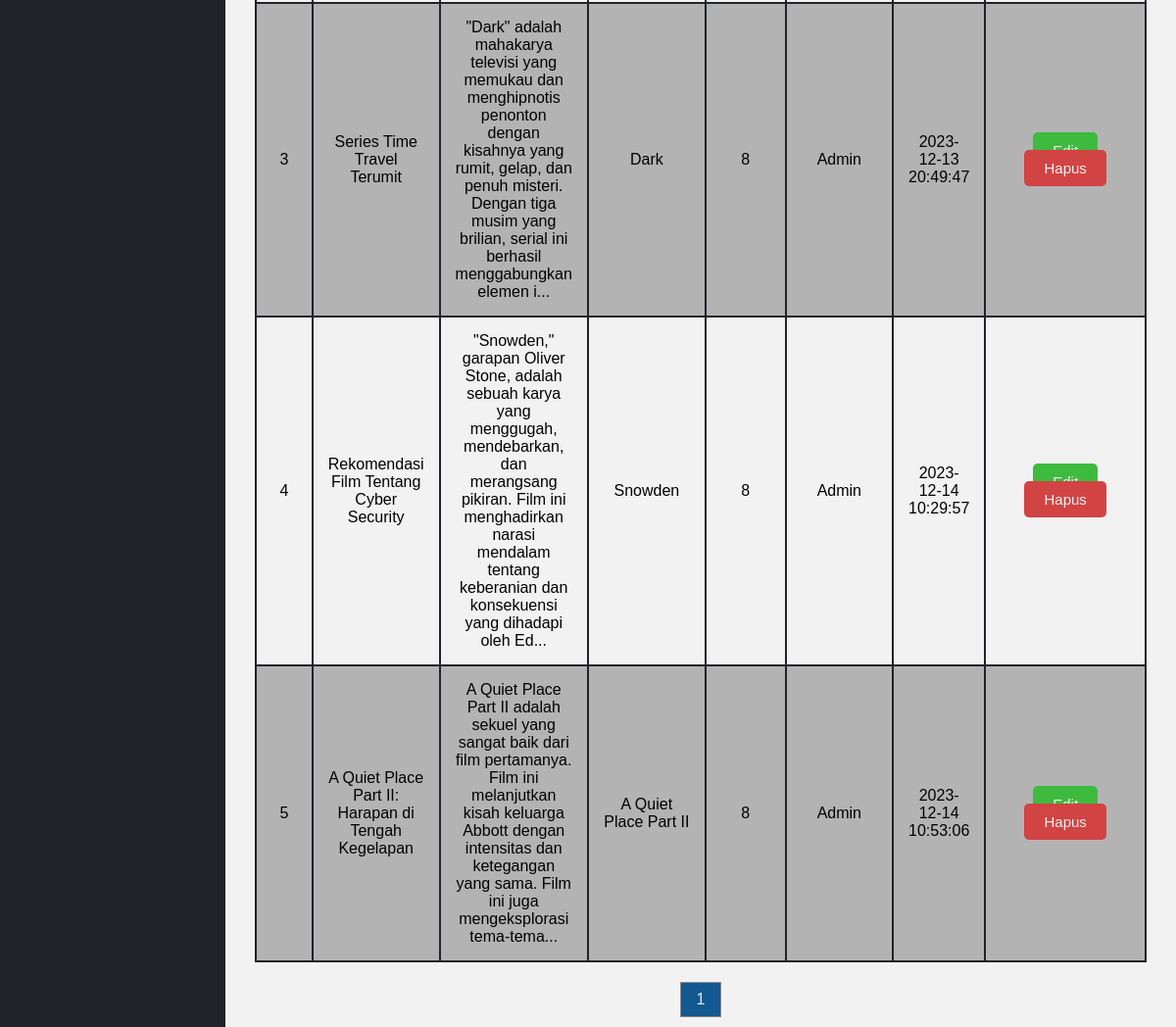
Before: /admin/data-review.php (signed in, lower part) with the older database file.
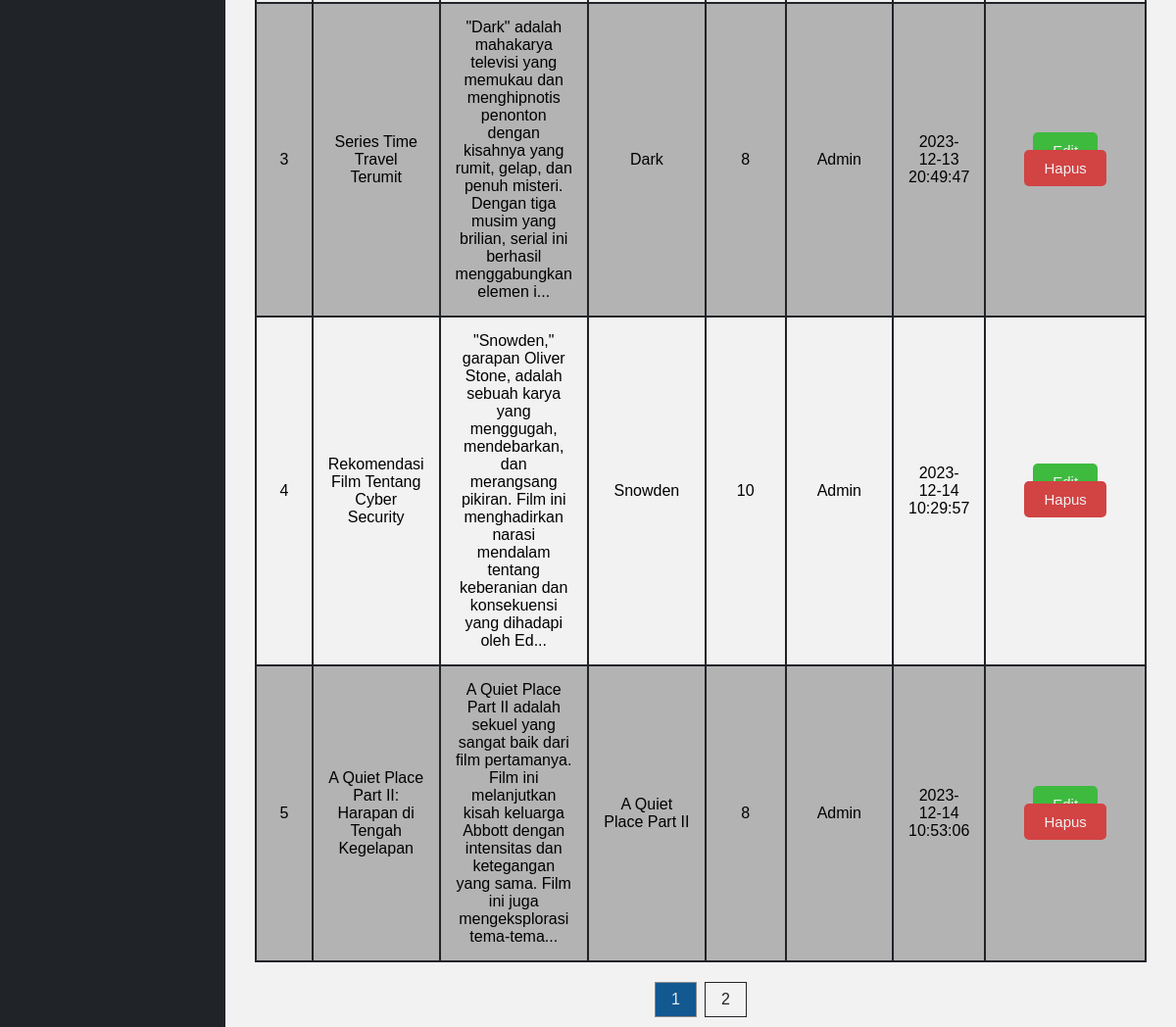
After: the same page with the newer database file.
### tables this page shows
CREATE TABLE `review` (
  `id_review` int(10) NOT NULL,
  `judul_review` varchar(100) NOT NULL,
  `isi_review` text NOT NULL,
  `rating` int(10) NOT NULL,
  `id_film` int(10) NOT NULL,
  `id_user` int(10) NOT NULL,
  `tgl_upload` datetime NOT NULL
);

CREATE TABLE `film` (
  `id_film` int(10) NOT NULL,
  `judul_film` varchar(100) NOT NULL,
  `tahun` int(10) NOT NULL,
  `sinopsis` text NOT NULL,
  `foto_film` varchar(100) NOT NULL,
  `id_kategori` int(10) NOT NULL
);

### admin/data-review.php (the view, shortened to what this page needs)
<!DOCTYPE html>
<html>
  <head>
    <link rel="stylesheet" href="../css/admin.css">
  </head>
  <body>
  <?php include 'sidebar.php'; ?>
    <section class="container">
      <div class="film" id="review">
        <div style="overflow-x: auto;">
            <table>
                <?php
                    include '../config/koneksi.php';
                    $per_page = 5;
                    $page = isset($_GET['page']) ? $_GET['page'] : 1;
                    $start = ($page - 1) * $per_page;
                    $total_pages_query = mysqli_query($conn, "SELECT COUNT(*) as total FROM review;");
                    $total_pages = mysqli_fetch_array($total_pages_query)['total'];
                    $number_of_pages = ceil($total_pages / $per_page);
                    $i = $start + 1;
                    $query = mysqli_query($conn, "SELECT review.*, film.id_film, film.judul_film, kategori.nama_kategori
                        FROM review
                        INNER JOIN film ON review.id_film = film.id_film
                        INNER JOIN kategori ON film.id_kategori = kategori.id_kategori
                        LIMIT $start, $per_page
                        ");
                    while($fetch = mysqli_fetch_array($query)){
                      $string = $fetch['isi_review'];
                      if(strlen($string) > 200) {
                        $stringCut = substr($string, 0, 200);
                        $string = $stringCut . '...';
                      }
                ?>
                    <td><?php echo $i++; ?></td>
                    <td><?php echo $fetch['judul_review']; ?></td>
                    <td><?php echo $string; ?></td>
                    <td><?php echo $fetch['judul_film']; ?></td>
                    <td><?php echo $fetch['rating']; ?></td>
                    <td>Admin</td>
                    <td><?php echo $fetch['tgl_upload']; ?></td>
                    <td>
                        <a href="form-data-review.php?edit=<?php echo $fetch['id_review']; ?>" class="btn btn-edit">Edit</a>
                        <a href="proses.php?hapusReview=<?php echo $fetch['id_review']; ?>" onClick="return confirm('Apakah yakin ingin menghapus data ini?')" class="btn btn-hapus">Hapus</a>
                    </td>
                <?php
                    }
                ?>
            </table>
            <div class="pagination">
              <?php
                for ($i = 1; $i <= $number_of_pages; $i++) {
                  echo "<a href='?page=$i' ";
                  if ($page == $i) {
                    echo "class='active'";
                  }
                  echo ">$i</a>";
                }
              ?>
            </div>
        </div>
      </div>
    </section>
  </body>
</html>

Changed rows visible on the page:
changed review "Rekomendasi Film Tentang Cyber Security": rating "8" → "10"
Other visible differences:
new list line: "2"
